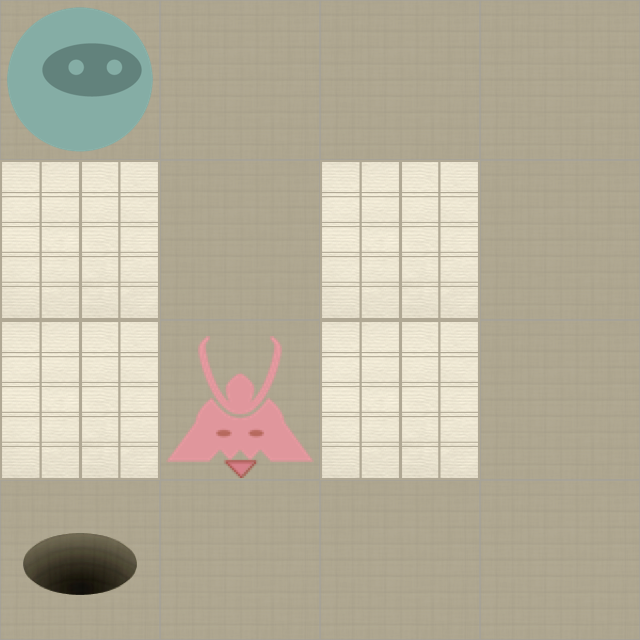

A 2D game scene composited from a Tiled map and its tileset images. What follows is a short description and the map's XML, with each tile layer's data collapsed to a summary:
An orthogonal 4x4 tile map with 160x160 px tiles, 2 tile layers (Level, Actors).

<map version="1.0" orientation="orthogonal" width="4" height="4" tilewidth="160" tileheight="160">
 <properties>
  <property name="moves" value="9" />
 </properties>
 <tileset firstgid="1" name="tiles" tilewidth="160" tileheight="160" spacing="2" margin="2">
  <image source="tiles-ipadhd.png" width="1024" height="1024" />
  <tile id="0">
   <properties>
    <property name="actor" value="exit" />
   </properties>
  </tile>
  <tile id="2">
   <properties>
    <property name="actor" value="guard" />
    <property name="direction" value="down" />
   </properties>
  </tile>
  <tile id="3">
   <properties>
    <property name="actor" value="guard" />
    <property name="direction" value="left" />
   </properties>
  </tile>
  <tile id="4">
   <properties>
    <property name="actor" value="guard" />
    <property name="direction" value="right" />
   </properties>
  </tile>
  <tile id="5">
   <properties>
    <property name="actor" value="guard" />
    <property name="direction" value="up" />
   </properties>
  </tile>
  <tile id="7">
   <properties>
    <property name="actor" value="player" />
   </properties>
  </tile>
  <tile id="8">
   <properties>
    <property name="actor" value="scroll" />
   </properties>
  </tile>
  <tile id="9">
   <properties>
    <property name="wall" value="1" />
   </properties>
  </tile>
 </tileset>
 <layer name="Level" width="4" height="4">
  <data>[16 cells, 16 non-empty, 2 distinct tile ids]</data>
 </layer>
 <layer name="Actors" width="4" height="4">
  <data>[16 cells, 3 non-empty, 3 distinct tile ids]</data>
 </layer>
</map>
